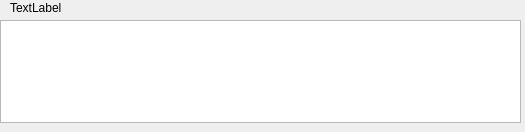
<?xml version="1.0" encoding="UTF-8"?>
<ui version="4.0">
 <class>widgetInSelector</class>
 <widget class="QWidget" name="widgetInSelector">
  <property name="geometry">
   <rect>
    <x>0</x>
    <y>0</y>
    <width>525</width>
    <height>132</height>
   </rect>
  </property>
  <property name="sizePolicy">
   <sizepolicy hsizetype="Minimum" vsizetype="Minimum">
    <horstretch>0</horstretch>
    <verstretch>0</verstretch>
   </sizepolicy>
  </property>
  <property name="minimumSize">
   <size>
    <width>525</width>
    <height>100</height>
   </size>
  </property>
  <property name="maximumSize">
   <size>
    <width>525</width>
    <height>220</height>
   </size>
  </property>
  <property name="windowTitle">
   <string>Form</string>
  </property>
  <widget class="QLabel" name="label">
   <property name="geometry">
    <rect>
     <x>10</x>
     <y>0</y>
     <width>61</width>
     <height>15</height>
    </rect>
   </property>
   <property name="midLineWidth">
    <number>1</number>
   </property>
   <property name="text">
    <string>TextLabel</string>
   </property>
  </widget>
  <widget class="QWidget" name="horizontalLayoutWidget">
   <property name="geometry">
    <rect>
     <x>0</x>
     <y>20</y>
     <width>521</width>
     <height>103</height>
    </rect>
   </property>
   <layout class="QHBoxLayout" name="horizontalLayout">
    <item>
     <widget class="MyListSelector" name="listWidget">
      <property name="minimumSize">
       <size>
        <width>471</width>
        <height>101</height>
       </size>
      </property>
      <property name="verticalScrollBarPolicy">
       <enum>Qt::ScrollBarAlwaysOff</enum>
      </property>
      <property name="horizontalScrollBarPolicy">
       <enum>Qt::ScrollBarAlwaysOff</enum>
      </property>
     </widget>
    </item>
   </layout>
  </widget>
 </widget>
 <customwidgets>
  <customwidget>
   <class>MyListSelector</class>
   <extends>QListWidget</extends>
   <header>mylistselector.h</header>
  </customwidget>
 </customwidgets>
 <resources/>
 <connections/>
</ui>
